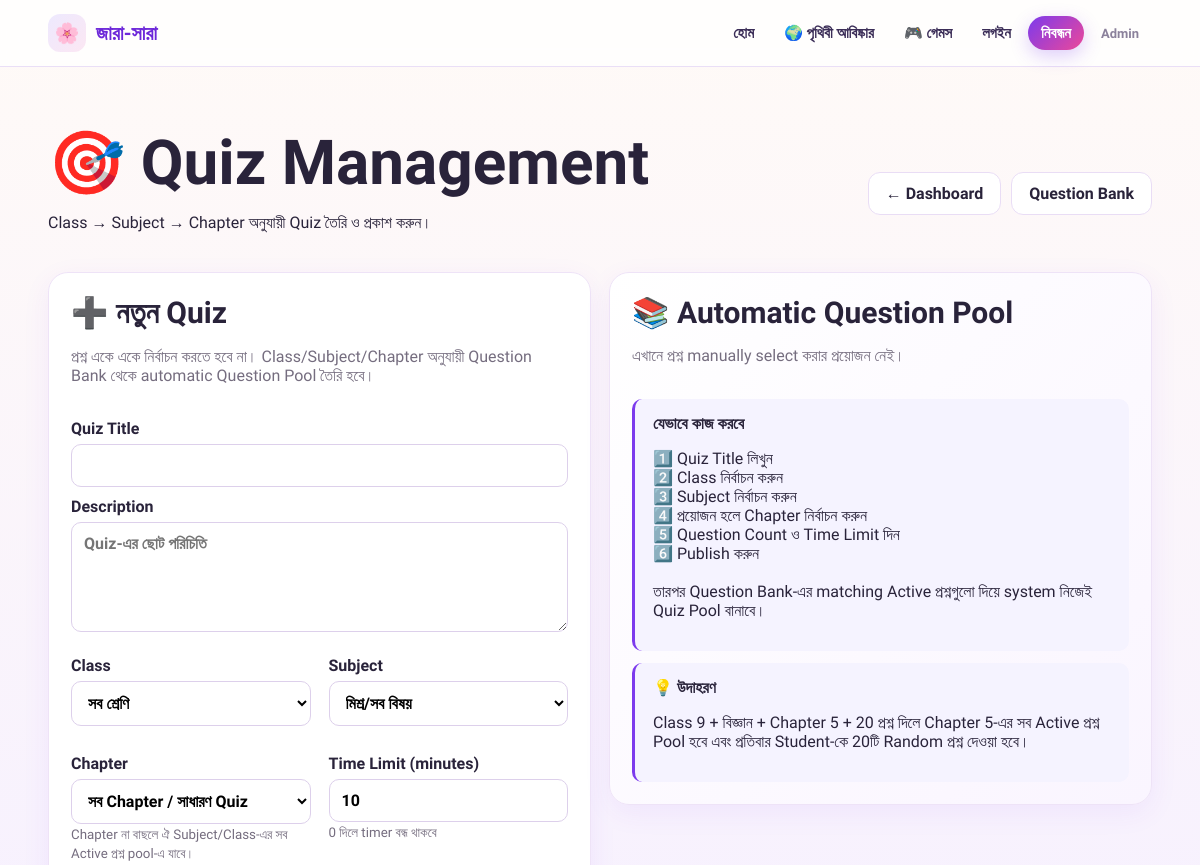
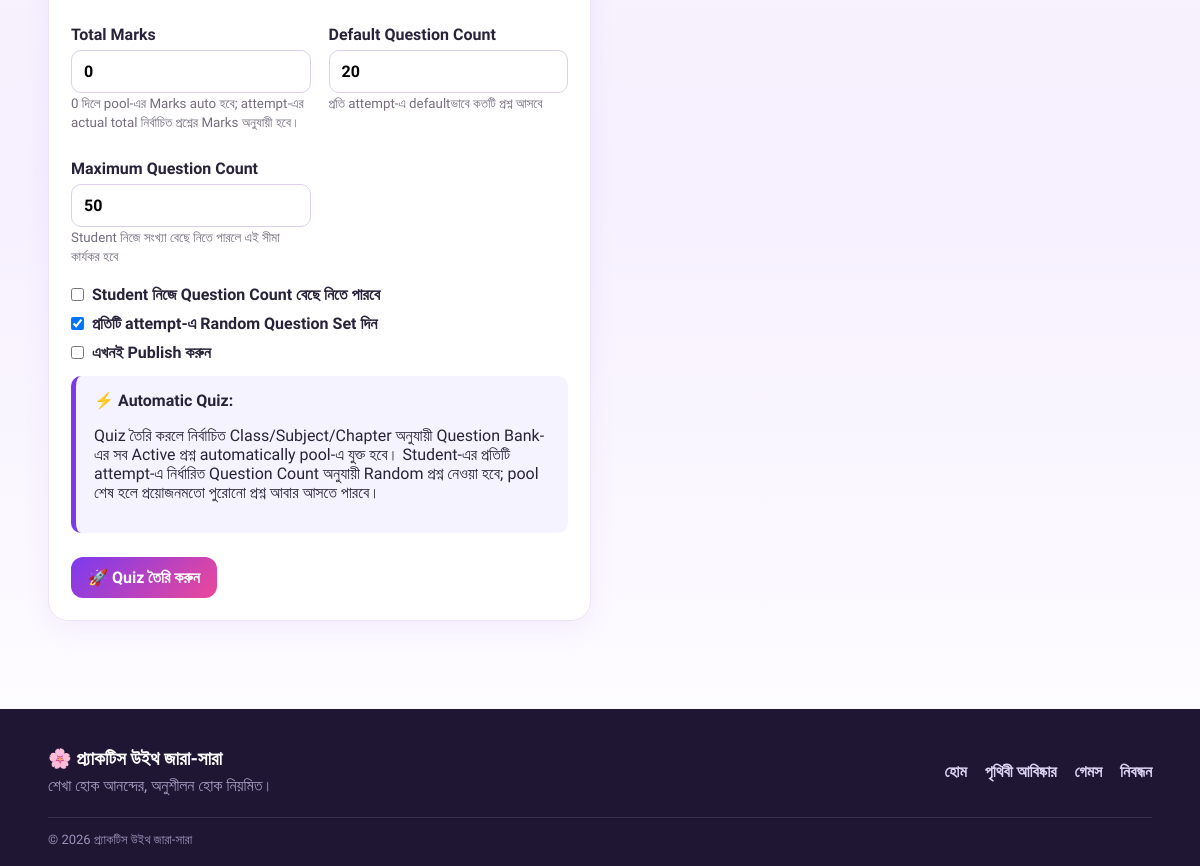
Before: /admin/quizzes?edit=4 (signed in) with the older database file (2 pictures, top to bottom).
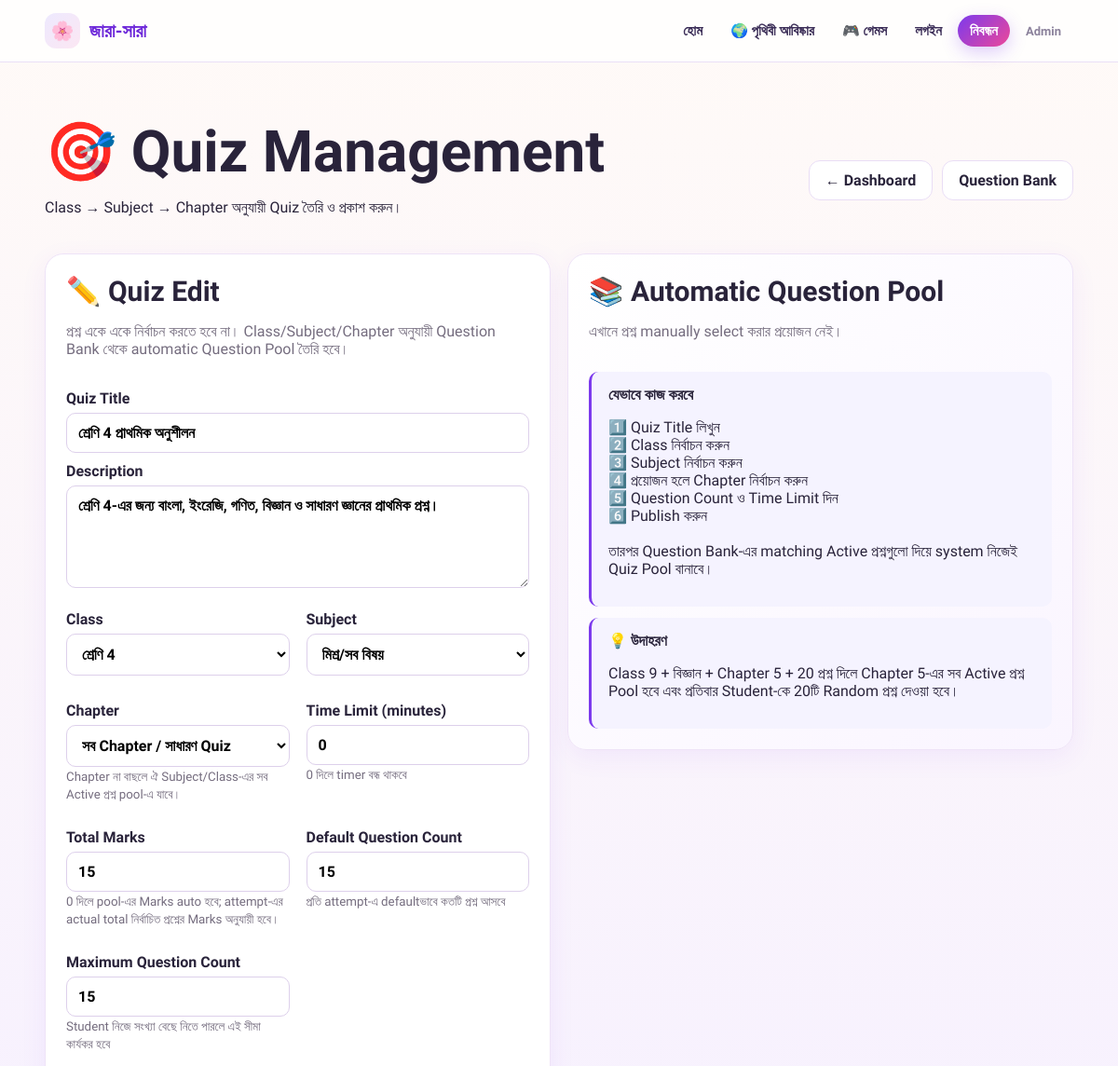
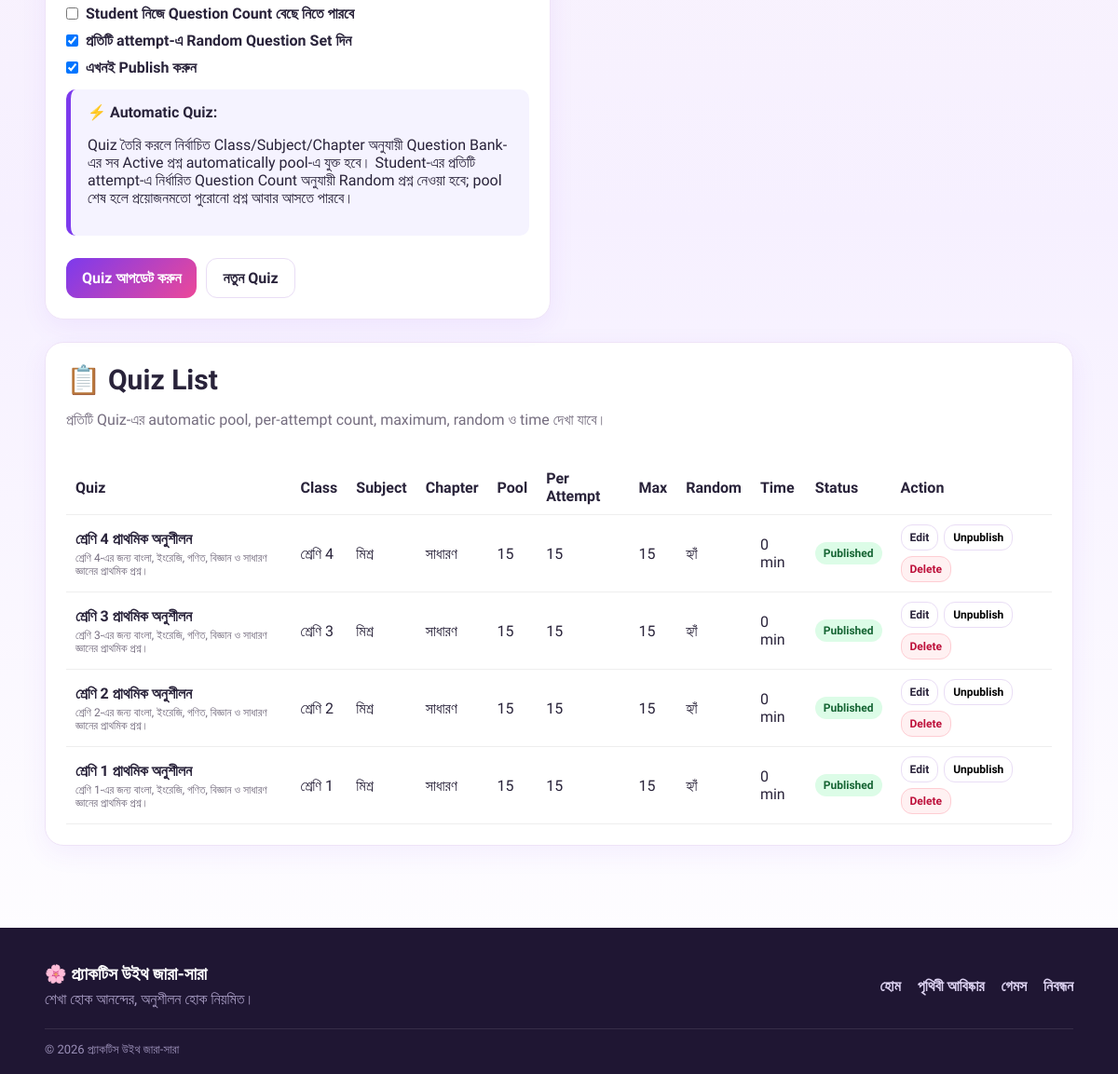
After: the same page with the newer database file (2 pictures, top to bottom).
### tables this page shows
CREATE TABLE quizzes(id INTEGER PRIMARY KEY AUTOINCREMENT,title TEXT NOT NULL,description TEXT,class_id INTEGER,subject_id INTEGER,chapter_id INTEGER,time_limit INTEGER DEFAULT 0,total_marks INTEGER DEFAULT 0,published INTEGER DEFAULT 0,question_count INTEGER DEFAULT 0,max_question_count INTEGER DEFAULT 50,student_can_choose_count INTEGER DEFAULT 0,randomize_questions INTEGER DEFAULT 1,created_at TEXT DEFAULT CURRENT_TIMESTAMP,FOREIGN KEY(class_id) REFERENCES classes(id),FOREIGN KEY(subject_id) REFERENCES subjects(id),FOREIGN KEY(chapter_id) REFERENCES chapters(id));

CREATE TABLE classes(id INTEGER PRIMARY KEY AUTOINCREMENT,name TEXT NOT NULL,display_order INTEGER DEFAULT 0,active INTEGER DEFAULT 1,stage TEXT);

### app.py (the view, shortened to what this page needs)
@app.route('/admin/quizzes', methods=['GET', 'POST'])
@admin_required
def admin_quizzes():
    d=db()
    try:
        edit_id=request.args.get('edit'); edit_quiz=None; selected_question_ids=set()
        if edit_id and str(edit_id).isdigit():
            edit_quiz=d.fetchone('SELECT * FROM quizzes WHERE id=?',(int(edit_id),))
            if edit_quiz: selected_question_ids={int(r['question_id']) for r in d.fetchall('SELECT question_id FROM quiz_questions WHERE quiz_id=?',(int(edit_id),))}
        classes=d.fetchall('SELECT * FROM classes ORDER BY display_order'); subjects=d.fetchall(f'SELECT * FROM subjects WHERE active={BOOL_TRUE} ORDER BY display_order,name')
        filter_class=request.args.get('class_id') or (str(edit_quiz['class_id']) if edit_quiz and edit_quiz['class_id'] else ''); filter_subject=request.args.get('subject_id') or (str(edit_quiz['subject_id']) if edit_quiz and edit_quiz['subject_id'] else ''); filter_chapter=request.args.get('chapter_id') or (str(edit_quiz['chapter_id']) if edit_quiz and edit_quiz['chapter_id'] else '')
        q_where=[f'q.active={BOOL_TRUE}']; q_params=[]
        if filter_class: q_where.append('(q.class_id=? OR q.class_id IS NULL)'); q_params.append(filter_class)
        if filter_subject: q_where.append('q.subject_id=?'); q_params.append(filter_subject)
        if filter_chapter: q_where.append('q.chapter_id=?'); q_params.append(filter_chapter)
        order_sql='ORDER BY q.class_id,q.subject_id,q.chapter_id,q.id' if not USE_PG else 'ORDER BY q.class_id NULLS FIRST,q.subject_id,q.chapter_id,q.id'
        questions=d.fetchall(f'''SELECT q.*,s.name subject_name,c.title chapter_name,cl.name class_name FROM questions q LEFT JOIN subjects s ON s.id=q.subject_id LEFT JOIN chapters c ON c.id=q.chapter_id LEFT JOIN classes cl ON cl.id=q.class_id WHERE {' AND '.join(q_where)} {order_sql} LIMIT 5000''',tuple(q_params))
        chapters=d.fetchall(f'''SELECT * FROM chapters WHERE active={BOOL_TRUE} AND subject_id=? {'AND (class_id=? OR class_id IS NULL)' if filter_class else ''} ORDER BY display_order,title''',(filter_subject,filter_class) if filter_subject and filter_class else (filter_subject,)) if filter_subject else []
        quizzes=d.fetchall('''SELECT q.*,c.name class_name,s.name subject_name,ch.title chapter_name,COUNT(qq.question_id) AS question_pool_count FROM quizzes q LEFT JOIN classes c ON c.id=q.class_id LEFT JOIN subjects s ON s.id=q.subject_id LEFT JOIN chapters ch ON ch.id=q.chapter_id LEFT JOIN quiz_questions qq ON qq.quiz_id=q.id GROUP BY q.id,c.name,s.name,ch.title ORDER BY q.id DESC''')
        return render_template('admin/quizzes.html',classes=classes,subjects=subjects,chapters=chapters,questions=questions,quizzes=quizzes,edit_quiz=edit_quiz,selected_question_ids=selected_question_ids,filter_class=filter_class,filter_subject=filter_subject,filter_chapter=filter_chapter)
    finally: d.close()

### app.py (called while the page is built)
def db():
    return DB()

def admin_required(f):
    @wraps(f)
    def w(*a, **kw):
        if not session.get('admin_id'):
            return redirect(url_for('admin_login'))
        return f(*a, **kw)
    return w

    def execute(self, sql, params=()):
        if self.pg:
            sql = sql.replace('?', '%s')
        self.cur.execute(sql, params)
        return self.cur

    def fetchone(self, sql, params=()):
        return self.execute(sql, params).fetchone()

    def fetchall(self, sql, params=()):
        return self.execute(sql, params).fetchall()

    def close(self):
        try:
            self.cur.close()
        finally:
            self.c.close()

### templates/admin/quizzes.html (shortened to what the changed rows need)
{% extends 'base.html' %}{% block title %}Quiz Management{% endblock %}{% block content %}
<div class="wrap section">
  <div class="adminhead"><div><h1>🎯 Quiz Management</h1></div></div>
  <div class="two admin-builder">
    <div class="card">
      <div class="section-title"><div><h2>{% if edit_quiz %}✏️ Quiz Edit{% else %}➕ নতুন Quiz{% endif %}</h2><p class="muted">প্রশ্ন একে একে নির্বাচন করতে হবে না। Class/Subject/Chapter অনুযায়ী Question Bank থেকে automatic Question Pool তৈরি হবে।</p></div></div>
      <form method="post" action="{{url_for('admin_quizzes',edit=edit_quiz.id) if edit_quiz else url_for('admin_quizzes')}}" id="quizForm">
        <label>Quiz Title<input name="title" value="{{edit_quiz.title if edit_quiz else ''}}" required></label>
        <label>Description<textarea name="description" placeholder="Quiz-এর ছোট পরিচিতি">{{edit_quiz.description if edit_quiz else ''}}</textarea></label>
        <div class="formgrid">
          <label>Class<select name="class_id" id="quizClass"><option value="">সব শ্রেণি</option>{% for c in classes %}<option value="{{c.id}}" {% if edit_quiz and edit_quiz.class_id|string==c.id|string %}selected{% endif %}>{{c.name}}</option>{% endfor %}</select></label>
          <label>Time Limit (minutes)<input type="number" name="time_limit" min="0" value="{{edit_quiz.time_limit if edit_quiz else 10}}"><small class="muted">0 দিলে timer বন্ধ থাকবে</small></label>
          <label>Total Marks<input type="number" name="total_marks" min="0" value="{{edit_quiz.total_marks if edit_quiz else 0}}"><small class="muted">0 দিলে pool-এর Marks auto হবে; attempt-এর actual total নির্বাচিত প্রশ্নের Marks অনুযায়ী হবে।</small></label>
          <label><strong>Default Question Count</strong><input type="number" name="question_count" min="1" max="1000" value="{{edit_quiz.question_count if edit_quiz else 20}}" required><small class="muted">প্রতি attempt-এ defaultভাবে কতটি প্রশ্ন আসবে</small></label>
          <label><strong>Maximum Question Count</strong><input type="number" name="max_question_count" min="1" max="1000" value="{{edit_quiz.max_question_count if edit_quiz and edit_quiz.max_question_count else 50}}"><small class="muted">Student নিজে সংখ্যা বেছে নিতে পারলে এই সীমা কার্যকর হবে</small></label>
        </div>
        <label class="checkline"><input type="checkbox" name="student_can_choose_count" value="1" {% if edit_quiz and edit_quiz.student_can_choose_count %}checked{% endif %}> Student নিজে Question Count বেছে নিতে পারবে</label>
        <label class="checkline"><input type="checkbox" name="randomize_questions" value="1" {% if not edit_quiz or edit_quiz.randomize_questions %}checked{% endif %}> প্রতিটি attempt-এ Random Question Set দিন</label>
        <label class="checkline"><input type="checkbox" name="published" value="1" {% if edit_quiz and edit_quiz.published %}checked{% endif %}> এখনই Publish করুন</label>
        <div class="actions"><button class="btn primary">{% if edit_quiz %}Quiz আপডেট করুন{% else %}🚀 Quiz তৈরি করুন{% endif %}</button>{% if edit_quiz %}<a class="btn" href="{{url_for('admin_quizzes')}}">নতুন Quiz</a>{% endif %}</div>
      </form>
    </div>
    <div class="card auto-pool-info">
      <div class="section-title"><div><h2>📚 Automatic Question Pool</h2><p class="muted">এখানে প্রশ্ন manually select করার প্রয়োজন নেই।</p></div></div>
    </div>
  </div>
  {% if quizzes %}
  <div class="card section-card">
    <div class="section-title"><div><h2>📋 Quiz List</h2><p class="muted">প্রতিটি Quiz-এর automatic pool, per-attempt count, maximum, random ও time দেখা যাবে।</p></div></div>
    <div class="table-wrap"><table><thead><tr><th>Quiz</th><th>Class</th><th>Subject</th><th>Chapter</th><th>Pool</th><th>Per Attempt</th><th>Max</th><th>Random</th><th>Time</th><th>Status</th><th>Action</th></tr></thead>
    <tbody>{% for q in quizzes %}<tr><td><b>{{q.title}}</b>{% if q.description %}<div class="tiny-note">{{q.description}}</div>{% endif %}</td><td>{{q.class_name or 'সব'}}</td><td>{{q.subject_name or 'মিশ্র'}}</td><td>{{q.chapter_name or 'সাধারণ'}}</td><td>{{q.question_pool_count}}</td><td>{{q.question_count or q.question_pool_count}}</td><td>{{q.max_question_count or 50}}</td><td>{{'হ্যাঁ' if q.randomize_questions else 'না'}}</td><td>{{q.time_limit}} min</td><td><span class="status {{'published' if q.published else 'draft'}}">{{'Published' if q.published else 'Draft'}}</span></td><td><div class="row-actions"><a class="btn tiny" href="{{url_for('admin_quizzes',edit=q.id)}}">Edit</a><form method="post" action="{{url_for('admin_quiz_toggle',quiz_id=q.id)}}"><button class="btn tiny">{{'Unpublish' if q.published else 'Publish'}}</button></form><form method="post" action="{{url_for('admin_quiz_delete',quiz_id=q.id)}}" onsubmit="return confirm('এই Quiz মুছে ফেলবেন?')"><button class="btn tiny danger">Delete</button></form></div></td></tr>{% endfor %}</tbody></table></div>
  </div>
  {% endif %}
</div>
{% endblock %}

Changed rows visible on the page:
added quizzes: title "শ্রেণি 4 প্রাথমিক অনুশীলন", description "শ্রেণি 4-এর জন্য বাংলা, ইংরেজি, গণিত, বিজ্ঞান ও সাধারণ জ্ঞানের প্রাথমিক প্রশ্ন।", class_id "শ্রেণি 4", time_limit "0", total_marks "15", question_count "15", max_question_count "15", randomize_questions "☑", published "☑", class_name "শ্রেণি 4", subject_name "মিশ্র", chapter_name "সাধারণ", question_pool_count "15", randomize_questions "হ্যাঁ", published "Published", published "Unpublish"
added quizzes: title "শ্রেণি 3 প্রাথমিক অনুশীলন", description "শ্রেণি 3-এর জন্য বাংলা, ইংরেজি, গণিত, বিজ্ঞান ও সাধারণ জ্ঞানের প্রাথমিক প্রশ্ন।", class_name "শ্রেণি 3", subject_name "মিশ্র", chapter_name "সাধারণ", question_pool_count "15", question_count "15", max_question_count "15", randomize_questions "হ্যাঁ", time_limit "0", published "Published", published "Unpublish"
added quizzes: title "শ্রেণি 2 প্রাথমিক অনুশীলন", description "শ্রেণি 2-এর জন্য বাংলা, ইংরেজি, গণিত, বিজ্ঞান ও সাধারণ জ্ঞানের প্রাথমিক প্রশ্ন।", class_name "শ্রেণি 2", subject_name "মিশ্র", chapter_name "সাধারণ", question_pool_count "15", question_count "15", max_question_count "15", randomize_questions "হ্যাঁ", time_limit "0", published "Published", published "Unpublish"
added quizzes: title "শ্রেণি 1 প্রাথমিক অনুশীলন", description "শ্রেণি 1-এর জন্য বাংলা, ইংরেজি, গণিত, বিজ্ঞান ও সাধারণ জ্ঞানের প্রাথমিক প্রশ্ন।", class_name "শ্রেণি 1", subject_name "মিশ্র", chapter_name "সাধারণ", question_pool_count "15", question_count "15", max_question_count "15", randomize_questions "হ্যাঁ", time_limit "0", published "Published", published "Unpublish"
Other visible differences:
form field class_id: "সব শ্রেণি" → (not shown)
form field time_limit: "10" → (not shown)
form field total_marks: "0" → (not shown)
form field question_count: "20" → (not shown)
form field max_question_count: "50" → (not shown)
form field student_can_choose_count: "☐" → (not shown)
form field randomize_questions: "☑" → (not shown)
form field published: "☐" → (not shown)
text no longer shown: "➕ নতুন Quiz 🚀 Quiz তৈরি করুন"
text now shown: "✏️ Quiz Edit Quiz আপডেট করুন নতুন Quiz 📋 Quiz List প্রতিটি Quiz-এর automatic pool, per-attempt count, maximum, random ও time দেখা যাবে। Quiz Class Subject Chapter Pool Per Attempt Max Random Time Status Action"
